Frame 1 (no input): blank canvas, image omitted
Frame 60 (no input): blank canvas, image omitted
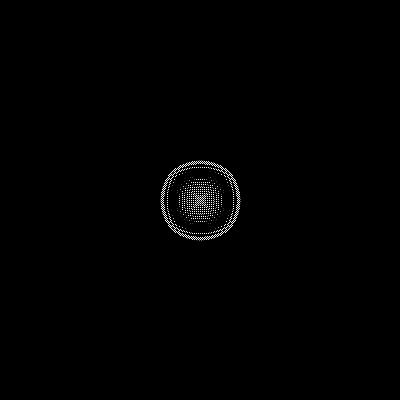
Frame 120 (the mouse pressed at the canvas centre since frame 60)

The p5.js sketch whose frames 1 and 60 were blank and that drew this single picture after the mouse press (run headless with seeded random() and noise() and a simulated clock; from frame 60 on, the mouse is pressed at the canvas centre):

// p5.js sketch
// ── sketch.js
let current = [];
let previous = [];
let cols, rows;
let dampening = 0.98;
let k;

function setup() {
  pixelDensity(1);
  createCanvas(400, 400);
  cols = width;
  rows = height;

  for (let i = 0; i < cols; i++) {
    current[i] = [];
    previous[i] = [];
    for (let j = 0; j < rows; j++) {
      current[i][j] = 0;
      previous[i][j] = 0;
    }
  }
  // previous[100][100] = 255;
}

function mousePressed() {
  current[mouseX][mouseY] = 255;
}

function draw() {
  background(0);
  loadPixels();
  for (let i = 1; i < cols - 1; i++) {
    for (let j = 1; j < rows - 1; j++) {
      current[i][j] = (previous[i - 1][j] +
                       previous[i + 1][j] +
                       previous[i][j - 1] +
                       previous[i][j + 1]) / 2 -
                       current[i][j];
      current[i][j] = current[i][j] * dampening;
      let index = (i + j * cols)*4;
      pixels[index+0] = current[i][j] *255;
      pixels[index+1] = current[i][j] *255;
      pixels[index+2] = current[i][j] *255;
      pixels[index+3] = 255;
    }
  }
  updatePixels();
  let temp = previous;
  previous = current;
  current = temp;
}
